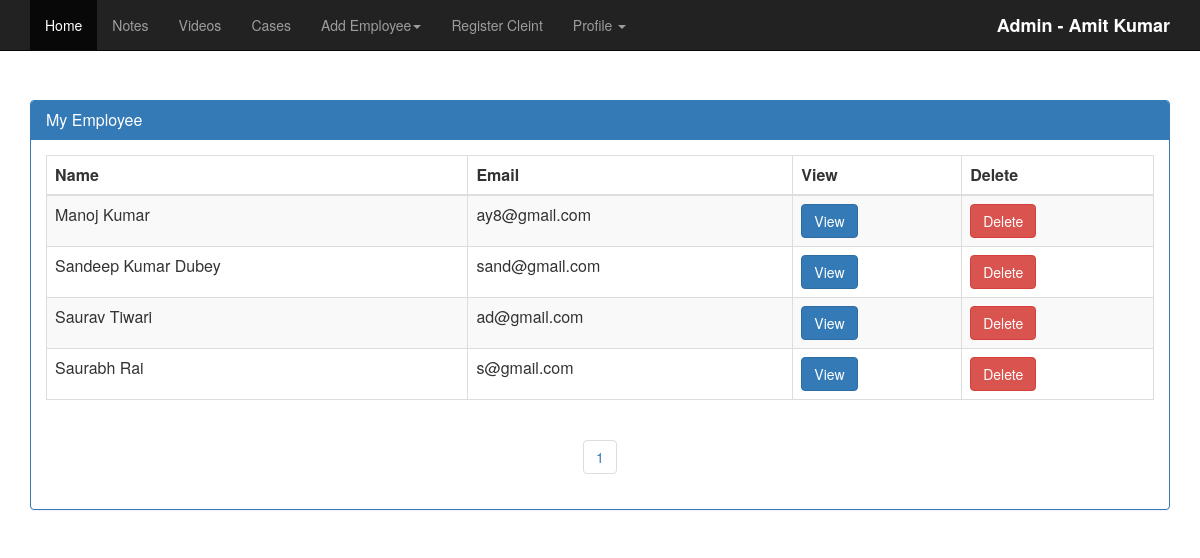
Screenshot of /admin/view_employee.php (signed in) with the database file from the repository.
### tables this page shows
CREATE TABLE `employee` (
  `employee_id` int(11) NOT NULL,
  `first_name` varchar(90) NOT NULL,
  `last_name` varchar(90) NOT NULL,
  `mobile_number` varchar(20) NOT NULL,
  `email` varchar(90) NOT NULL,
  `username` varchar(90) NOT NULL,
  `password` varchar(90) NOT NULL,
  `status` int(10) NOT NULL
);

### admin/session.php (called while the page is built, shortened)
<?php
   include('confi.php');
   $user_check = $_SESSION['login_user'];
   $ses_sql = mysqli_query($db,"select first_name,last_name from admin where user_name = '$user_check' ");
   $row = mysqli_fetch_array($ses_sql,MYSQLI_ASSOC);
   $login_session = $row['first_name']." ".$row['last_name'];
?>

### admin/view_employee.php (the view, shortened to what this page needs)
<?php
   include('session.php');
?>
<html>
<head>
<link href="../css/bootstrap.min.css" rel="stylesheet">
</head>
<body >
<?php include ('menu/menu3.php'); ?>
<div class="container ">
<div class="row ">
<div class="col-md-12">
<br><br>
	<div class="row">
		<div class="col-lg-12">
			<div class="panel  panel-primary">
                <div class="panel-heading">
                	<div class="row">
                    	<div class="col-lg-10 col-md-10 col-sm-8 col-xs-6">
                            <h3 class="panel-title">My Employee </h3>
                        </div>
                    </div>
                </div>
                <div class="panel-body">
                	<table id="order_data" class="table table-bordered table-striped">
					<thead>
							<tr>
							    <th>Name</th>
								<th>Email</th>
								<th>View</th>
								<th>Delete</th>
							</tr>
                    </thead>
									<?php
									  $limit = 8;
                                     $res=mysqli_query($db,"SELECT * FROM employee");
									 while($row=mysqli_fetch_array($res))
									 {
                                     ?>
										  <tr>
								               <td><?php echo $row['first_name']." ".$row['last_name'];?></td>
											   <td><?php echo $row['email']; ?></td>
											   <td> <a href="employee_profile.php?employee_id=<?php echo $row['employee_id'];?>" class="btn btn-primary">View</a></td>
											   <td> <a href="delete_employee.php?employee_id=<?php echo $row['employee_id'];?>" class="btn btn-danger">Delete</a></td>
								          </tr>
									  <?php } ?>
								    </table>
									<?php
$sql = "SELECT COUNT(employee_id) FROM employee";
$rs_result = mysqli_query($db,$sql);
$row = mysqli_fetch_row($rs_result);
$total_records = $row[0];
$total_pages = ceil($total_records / $limit);
$pagLink = "<center><ul class='pagination'>";
for ($i=1; $i<=$total_pages; $i++) {
             $pagLink .= "<li><a href='viewteacher.php?page=".$i."'>".$i."</a></li>";
};
echo $pagLink . "</ul></center>";
?>
			              </div>
            </div>
        </div>
    </div>
</div>
</div>
</div>
</body>
</html>

### admin/menu/menu3.php (shortened to what this page needs)
<br><br><br>
<nav class="navbar navbar-inverse navbar-fixed-top  " role="navigation">
  <div class="container">
    <div class="collapse navbar-collapse" id="bs-example-navbar-collapse-1">
      <ul class="nav navbar-nav ">
        <li class="active"><a href="index.php">Home</a></li>
        <li class=""><a href="showall1.php">Notes</a></li>
		<li class=""><a href="showall.php">Videos</a></li>
<li><a href="caseView.php">Cases</a></li>
        <li class="dropdown">
          <a href="#" class="dropdown-toggle" data-toggle="dropdown">Add Employee<b class="caret"></b></a>
        </li>
      </ul>
      <ul class="nav navbar-nav navbar-left">
		<li class=""><a href="register_cleint.php">Register Cleint</a></li>
	<li class="dropdown">
          <a href="#" class="dropdown-toggle" data-toggle="dropdown">Profile <b class="caret"></b></a>
		  </li>
      </ul>
 <ul class="nav navbar-nav navbar-right">
        <li><a href="#"  style="color:white;font-size:18px;"><b>Admin -  <?php echo $login_session; ?></b></a></li>
      </ul>
    </div>
  </div>
</nav>

### rows the page displays
employee: first_name "Manoj", last_name "Kumar", email "ay8@gmail.com"
employee: first_name "Sandeep Kumar", last_name "Dubey", email "sand@gmail.com"
employee: first_name "Saurav", last_name "Tiwari", email "ad@gmail.com"
employee: first_name "Saurabh", last_name "Rai", email "s@gmail.com"

### other values shown
$login_session "Amit Kumar"
